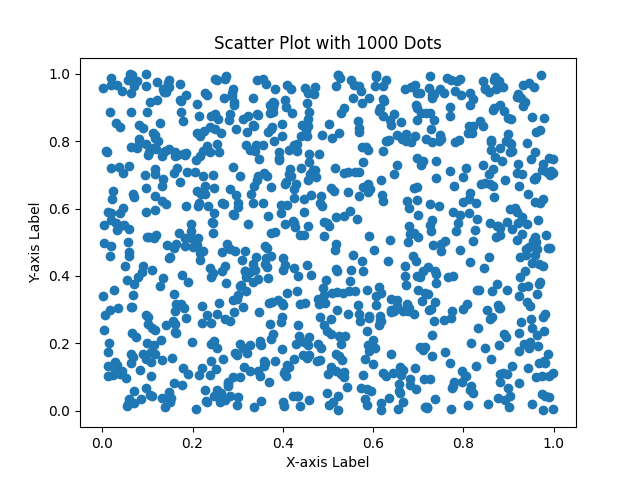

This figure's Python source:
import numpy as np
import matplotlib.pyplot as plt

# Generate some random data for the scatter plot
np.random.seed(0)
x = np.random.rand(1000)
y = np.random.rand(1000)

# Create a scatter plot
plt.scatter(x, y)

# Add title and labels
plt.title('Scatter Plot with 1000 Dots')
plt.xlabel('X-axis Label')
plt.ylabel('Y-axis Label')

# Show the plot
plt.show()
